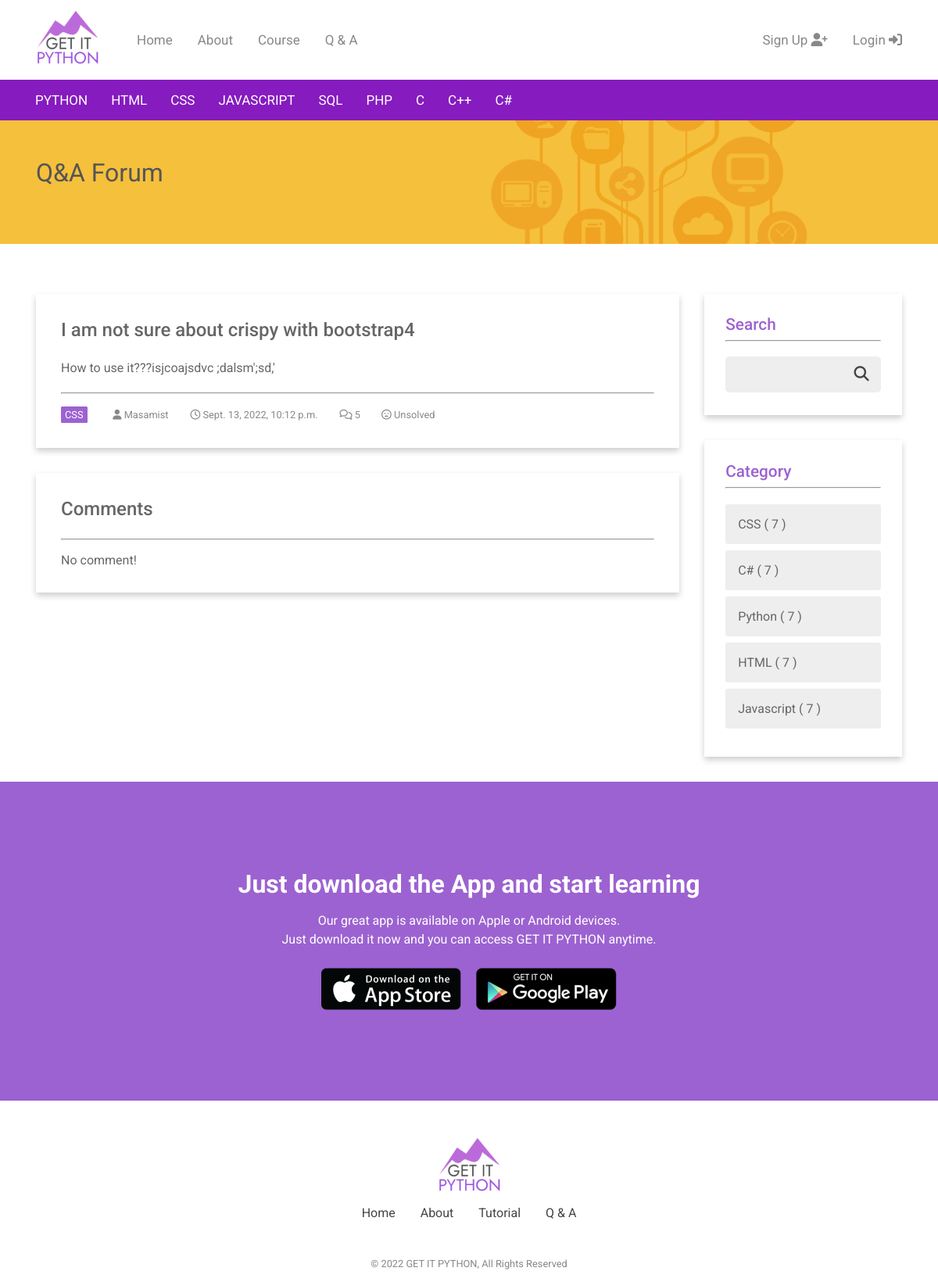
The page /forums/detail/9/ on the database its author committed.
### forums/models.py (models this page shows, shortened)
class Forum(models.Model):
    title = models.CharField(max_length=255, unique=True)
    slug = models.SlugField(allow_unicode=True, unique=True)
    category = models.ForeignKey(
        Category, related_name="categories", on_delete=models.CASCADE)
    description = models.TextField(blank=True, default='')
    created_at = models.DateTimeField(auto_now=True)
    updated = models.DateTimeField(auto_now=True)
    is_closed = models.BooleanField(default=False)
    user = models.ForeignKey(User, related_name='forums',
                             on_delete=models.CASCADE)
    class Meta:
        ordering = ["-created_at"]

class Category(models.Model):
    name = models.CharField(max_length=50, unique=True)
    position = models.IntegerField(default=0)
    class Meta:
        ordering = ['position']
    def __str__(self):
        return self.name

### accounts/models.py (models this page shows)
class CustomUser(AbstractUser):
    age = models.PositiveIntegerField(null=True, blank=True)

### forums/views.py (the view, shortened to what this page needs)
# urls.py: path("detail/<pk>/", views.SingleForum.as_view(), name='single'),
class SingleForum(generic.DetailView):
    model = Forum
    def get_context_data(self, **kwargs):
        context = super().get_context_data(**kwargs)
        context['category'] = Category.objects.all()
        return context

### forums/templates/forums/forum_detail.html (shortened to what this page needs)
{% extends 'forums/forum_base.html' %}
{% block forum_header %}
    {% include "forums/_forum_simple_header.html" %}
{% endblock %}
{% block forum_content %}
    <div class="card_forum_detail">
        <h2 class="forum_list_title">{{forum.title}}</h2>
        <p class="form_list_text">{{forum.description}}</p>
        <hr>
        <div class="forum_list_detail">
            <span id="tag">{{forum.category}}</span>
            <span><i class="fas fa-user"></i> {{forum.user}}</span>
            <span><i class="far fa-clock"></i> {{forum.created_at}}</span>
            <span><i class="far fa-comments"></i> 5 </span>
            {% if forum.is_closed != true %}
                <span><i class="far fa-frown-open"></i> Unsolved</span>
            {% else %}
                <span><i class="fas fa-check" style="color:#F5C03B;"></i> Solved</span>
            {% endif %}
        </div>
    </div>
{% endblock %}
{% block post_content %}
    <div class="card_comment">
        <div class="comment_title_container">
            <div><h2 class="forum_list_title">Comments</h2></div>
        </div>
        <hr>
        {% if comment|length == 0 %}
            <p class="form_list_text_no_comment">No comment!</p>
        {% endif %}
    </div>
{% endblock %}
{% block category %}
<div>
    <div class="card_forum_detail_search">
        {% if user.is_authenticated %}
            <h3 class="forum_cat_title">Hi {{ user.username }}!</h3>
            <hr>
            <div class="forum_cat_list_container">
                <a class="forum_user_box" href="{% url 'forums:create' %}">
                    <i class="fas fa-edit"></i> Post New Question</a>
                <a class="forum_user_box" href="{% url 'forums:selected_user' user.username %}">Your Post List</a>
                <a class="forum_user_box" href="#">Your Comment List</a>
            </div>
        {% else %}
        <h3 class="forum_cat_title">Search</h3>
        <hr>
        <br>
        {% endif %}
        <form class="forum_search_right" action="#">
            <input type="text" name="search"><button type="submit"><i class="fa fa-search"></i></button>
        </form>
    </div>
    <div class="card_forum">
        <h3 class="forum_cat_title">Category</h3>
        <hr>
        <div class="forum_cat_list_container">
            {% for c in category %}
            <a class="forum_cat_box" href="#">{{c.name}} &#40; 7 &#41;</a>
            {% endfor %}
        </div>
{% endblock %}

### static/css/main.css (style rules this page uses)
* { margin: 0; padding: 0; box-sizing: border-box; }
body { font-family: Roboto, Arial, Helvetica, sans-serif; }
h3 { font-size: 35px; }
a { text-decoration: none; }
button { border: none; border-radius: .3rem; transition-duration: 0.3s; }

### static/css/forum.css (style rules this page uses)
.card_forum { box-shadow: 0 4px 8px 0 rgba(0, 0, 0, 0.2); transition: 0.3s; margin: 1rem 1rem 2rem 1rem; padding: 1.7rem; }
.forum_list_title { font-family: Roboto, Arial, Helvetica, sans-serif; font-weight: 500; font-size: 1.5rem; padding-bottom: 1.5rem; color: #666666; }
.form_list_text { color: #666666; padding-bottom: 1.2rem; line-height: 1.4rem; }
.forum_list_detail { margin-top: 1rem; }
.forum_list_detail span { font-size: .8rem; color: #888888; padding-right: 1.5rem; }
#tag { display: inline-block; padding: 3px 5px; margin-right: 1.8rem; background-color: #9C62D1; color: #ffffff; border-radius: 1.5px; }
.card_forum_detail_search { box-shadow: 0 4px 8px 0 rgba(0, 0, 0, 0.2); transition: 0.3s; margin: 0 1rem 2rem 1rem; padding: 1.7rem; }
.forum_cat_title { font-family: Roboto, Arial, Helvetica, sans-serif; font-weight: 500; font-size: 1.3rem; padding-bottom: .5rem; color: #9C62D1; }
.forum_cat_list_container { padding-top: .8rem; }
.forum_cat_box { display: block; background-color: #eeeeee; margin: .5rem 0; padding: 1rem; border-radius: 3px; color: #666666; }
.forum_search_right { display: block; padding-bottom: 3rem; ; }
form.forum_search_right input[type=text] { padding: 10px; font-size: 17px; border: 3px solid #eeeeee; border-radius: 5px 0px 0px 5px; float: left; width: 75%; background: #eeeeee; margin-bottom: 5rem; }
form.forum_search_right button { float: left; width: 25%; padding: 10px; background: #eeeeee; color: #444444; font-size: 1.2rem; border: 2px solid #eeeeee; cursor: pointer; border-radius: 0 5px 5px 0; display: block; }
.card_forum_detail { box-shadow: 0 4px 8px 0 rgba(0, 0, 0, 0.2); transition: 0.3s; margin: 0 1rem; padding: 2rem; }
.card_comment { box-shadow: 0 4px 8px 0 rgba(0, 0, 0, 0.2); transition: 0.3s; margin: 2rem 1rem; padding: 2rem; }
.comment_title_container { display: flex; flex-direction: row; justify-content: space-between; }
.form_list_text_no_comment { display: block; margin-top: 1rem; color: #666666; }

### rows shown on the page
Forum: title "I am not sure about crispy with bootstrap4", description "How to use it???isjcoajsdvc ;dalsm';sd,'", category "CSS", user "Masamist", created_at "Sept. 13, 2022, 10:12 p.m."
Category: name "CSS"
Category: name "C#"
Category: name "Python"
Category: name "HTML"
Category: name "Javascript"
